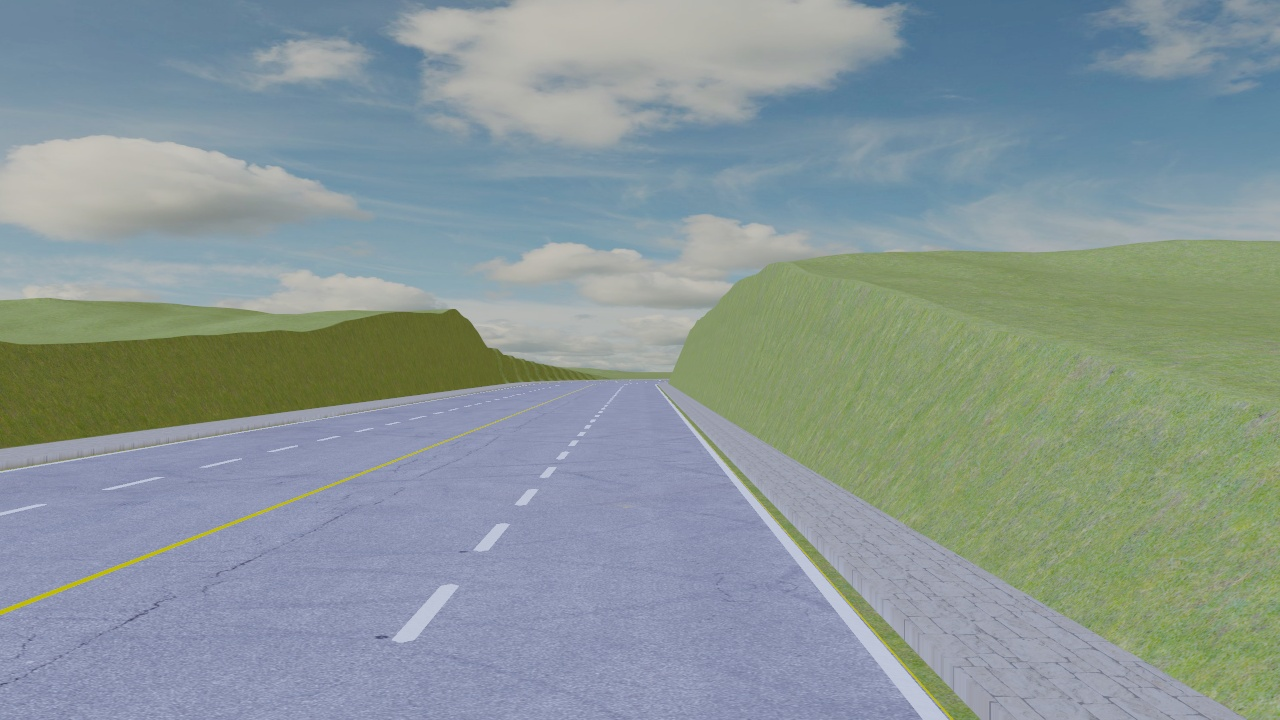
#> input picture notebooks/basic_1280_720.jpg, 1280 x 720 px
$ jupyter execute ipm.ipynb
#> lines starting #> are read from the running program, lines starting #| are printed output that depends on the picture
# IPM BEV transformation using Cam2Bev

**Assumption: World coordinates are in meter! (i.e., lane width is set to 6)**

[cell 1]
import numpy as np
import cv2
import matplotlib.pyplot as plt

class Camera:
  K = np.zeros([3, 3])
  R = np.zeros([3, 3])
  t = np.zeros([3, 1])
  P = np.zeros([3, 4])

  def setK(self, fx, fy, px, py):
    self.K[0, 0] = fx
    self.K[1, 1] = fy
    self.K[0, 2] = px
    self.K[1, 2] = py
    self.K[2, 2] = 1.0

  def setR(self, y, p, r):

    Rz = np.array([[np.cos(-y), -np.sin(-y), 0.0], [np.sin(-y), np.cos(-y), 0.0], [0.0, 0.0, 1.0]])
    Ry = np.array([[np.cos(-p), 0.0, np.sin(-p)], [0.0, 1.0, 0.0], [-np.sin(-p), 0.0, np.cos(-p)]])
    Rx = np.array([[1.0, 0.0, 0.0], [0.0, np.cos(-r), -np.sin(-r)], [0.0, np.sin(-r), np.cos(-r)]])
    Rs = np.array([[0.0, -1.0, 0.0], [0.0, 0.0, -1.0], [1.0, 0.0, 0.0]]) # switch axes (x = -y, y = -z, z = x)
    self.R = Rs.dot(Rz.dot(Ry.dot(Rx)))

  def setT(self, XCam, YCam, ZCam):
    X = np.array([XCam, YCam, ZCam])
    self.t = -self.R.dot(X)

  def updateP(self):
    Rt = np.zeros([3, 4])
    Rt[0:3, 0:3] = self.R
    Rt[0:3, 3] = self.t
    self.P = self.K.dot(Rt)

  def __init__(self, config):
    self.config = config
    self.setK(config["fx"], config["fy"], config["px"], config["py"])
    self.setR(np.deg2rad(config["yaw"]), np.deg2rad(config["pitch"]), np.deg2rad(config["roll"]))
    self.setT(config["XCam"], config["YCam"], config["ZCam"])
    self.updateP()

[cell 2]
# DEFAULT_SENSOR_OFFSET = (0., 0.8, 1.5)

config_1280x720 = {
    'fx': 1108.5125168440816,
    'fy': 1108.512494908983,
    'px': 640.0,
    'py': 360.0,
    'yaw': 90.0,
    'pitch': 0.0,
    'roll': 0.0,
    'XCam': 0.0,
    'YCam': 0.0,
    'ZCam': 1.5
}
cam_big = Camera(config_1280x720)
image_big = np.array(cv2.cvtColor(cv2.imread("basic_1280_720.jpg"), cv2.COLOR_BGR2RGB))

config_800x288 = {
    'fx': 692.820323027551,
    'fy': 692.8203580762425,
    'px': 400.0,
    'py': 144.0,
    'yaw': 90.0,
    'pitch': 0.0,
    'roll': 0.0,
    'XCam': 0.0,
    'YCam': 0.0,
    'ZCam': 1.5
}
cam_small = Camera(config_800x288)
image_small = np.array(cv2.cvtColor(cv2.imread("basic_800_288.jpg"), cv2.COLOR_BGR2RGB))
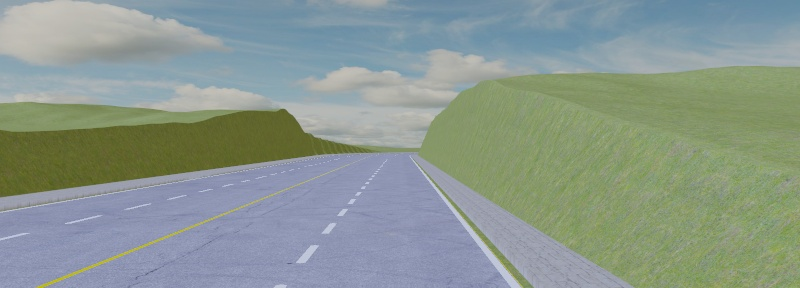
#> input picture notebooks/basic_800_288.jpg, 800 x 288 px

# plot both iamges with matplotlib
fig, ax = plt.subplots(1, 2, figsize=(15, 8))
ax[0].imshow(image_big)
ax[1].imshow(image_small)
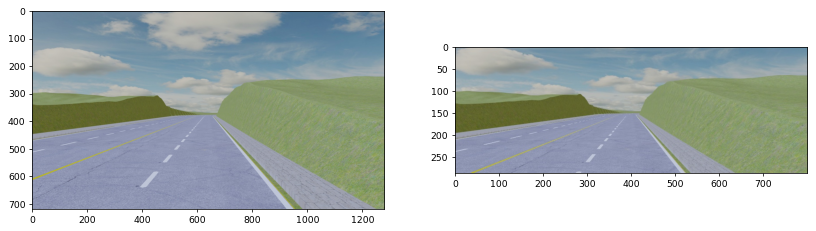
#> figure drawn by matplotlib, 2 panels

[cell 3]
def get_ipm_matrix(cam, image):
    height, width, _ = image.shape
#> height = 720; width = 1280

    cam_height = 50.0
    x_offset = 35.0 # in driving direction

    outputRes = (int(2 * cam.config["py"]), int(2 * cam.config["px"]))
    dx = outputRes[1] / cam.config["fx"] * cam_height
    dy = outputRes[0] / cam.config["fy"] * cam_height
    pxPerM = (outputRes[0] / dx, outputRes[1] / dy)


    # setup mapping from street/top-image plane to world coords
    shift = (outputRes[0] / 2.0, outputRes[1] / 2.0) # was (outputRes[0] / 2.0, outputRes[1] / 2.0)
    shift = shift[0] + x_offset * pxPerM[0], shift[1] - cam.config["XCam"] * pxPerM[1]
    M = np.array([[1.0 / pxPerM[1], 0.0, -shift[1] / pxPerM[1]], [0.0, -1.0 / pxPerM[0], shift[0] / pxPerM[0]], [0.0, 0.0, 0.0], [0.0, 0.0, 1.0]])

    ipm = np.linalg.inv(cam.P.dot(M))
    return ipm

ipm_big = get_ipm_matrix(cam_big, image_big)
#> ipm_big = [[0.0356, 0.385, -161.3], [6.89e-19, 0.479, -184.9], [6.48e-38, 0.000601, -0.217]]
ipm_small = get_ipm_matrix(cam_small, image_small)
#> ipm_small = [[0.0556, 0.385, -77.65], [4.41e-19, 0.307, -49.13], [2.21e-36, 0.000962, -0.139]]

# warp the images
warped_big = cv2.warpPerspective(image_big, ipm_big, (image_big.shape[1], image_big.shape[0]))
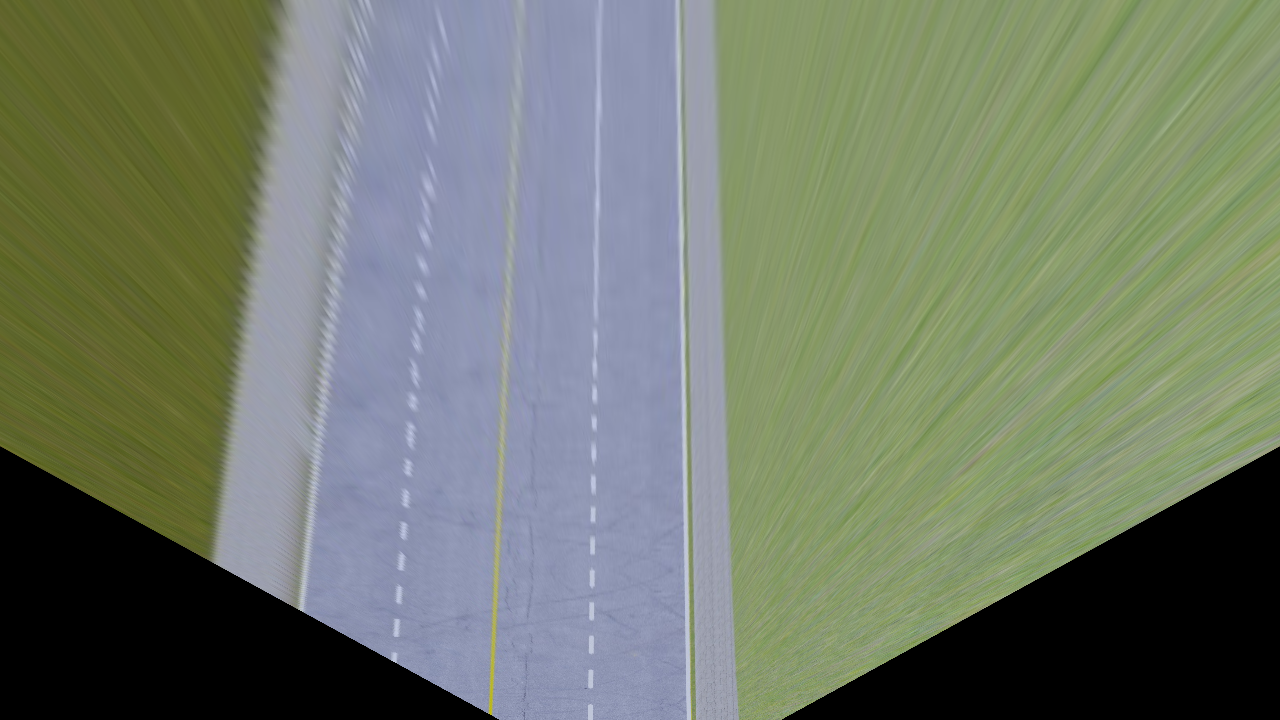
#> warped_big: shape (720, 1280, 3); mean R, G, B 113.7, 122.9, 106.7
warped_small = cv2.warpPerspective(image_small, ipm_small, (image_small.shape[1], image_small.shape[0]))
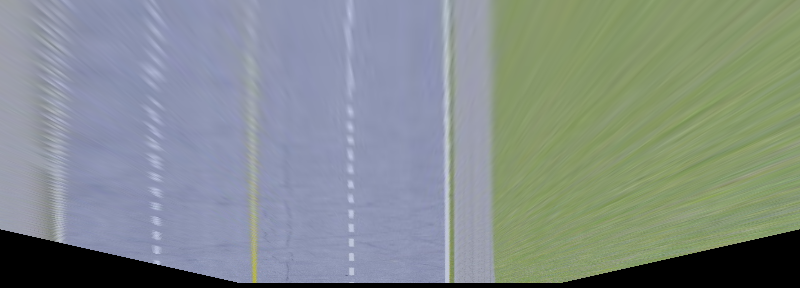
#> warped_small: shape (288, 800, 3); mean R, G, B 131.3, 140.8, 138.9

# plot the warped images
fig, ax = plt.subplots(1, 2, figsize=(15, 8))
ax[0].imshow(warped_big)
ax[1].imshow(warped_small)
